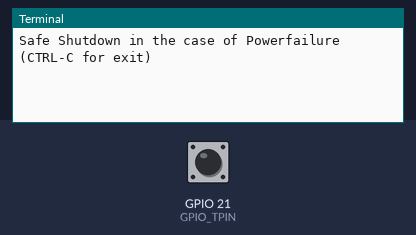
Recording of a program running on a simulated Raspberry Pi (BCM pin numbers). Shown: the last lines printed to the terminal. The inputs (shaded band) are chosen by the test bench; at power-on: GPIO 21 (GPIO_TPIN) HIGH.

Above: at 1.2 s.
1.3 s: GPIO 21 (GPIO_TPIN) pulled LOW for 0.15 s
At 1.7 s:
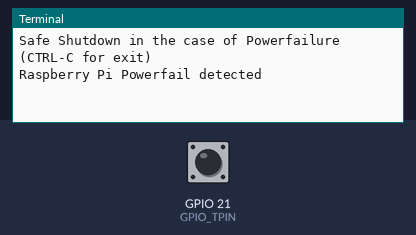
At 3.7 s:
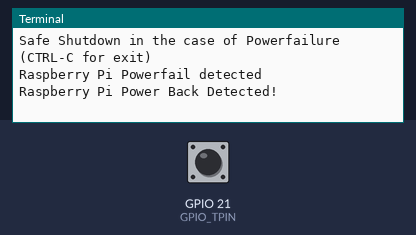

Measured:
- after the input at 1.3 s, the terminal: prints a new line at once (image 1)

The program:

powershutdown_serialless.py
```python
#!/usr/bin/python
# -*- coding: utf-8 -*-
# Initialization
import RPi.GPIO as GPIO
import time
import os
GPIO.setmode(GPIO.BCM)

# Here you can choose the connected GPIO-Pin and the ShutdownTimer
GPIO_TPIN = 21
ShutdownTimer = 10

print ("Safe Shutdown in the case of Powerfailure (CTRL-C for exit)")
# Set pin as input
GPIO.setup(GPIO_TPIN,GPIO.IN,pull_up_down = GPIO.PUD_UP)

Current_State  = 1
Previous_State = 1

def Detect_event_GPIOFALLING():
    GPIO.remove_event_detect(GPIO_TPIN)
    GPIO.cleanup()
    GPIO.setmode(GPIO.BCM)
    GPIO.setup(GPIO_TPIN,GPIO.IN,pull_up_down = GPIO.PUD_UP)
    GPIO.add_event_detect(GPIO_TPIN, GPIO.FALLING, callback=Power_Lost, bouncetime=300)
    while True:
        time.sleep(0.1)

def Power_Lost(GPIO_TPIN):
    GPIO.remove_event_detect(GPIO_TPIN)
    GPIO.cleanup()
    GPIO.setmode(GPIO.BCM)
    GPIO.setup(GPIO_TPIN,GPIO.IN,pull_up_down = GPIO.PUD_UP)
    GPIO.add_event_detect(GPIO_TPIN, GPIO.RISING, callback=Shutdown_Interrupt, bouncetime=300)
    x=0
    print ("Raspberry Pi Powerfail detected")  #print Primary power source failed
    while x != ShutdownTimer:                  #while loop that will loop until x is = ShutdownTimer
        time.sleep(1)                        #wait for 1 second
        x = x + 1                            #increase x by 1
        if GPIO.input(GPIO_TPIN):
          break
    if x >= ShutdownTimer:
        print ("Raspberry Pi Shutdown!")                                #print shutdown message
        os.system("sudo shutdown -h now")                           #give the command to shutdown the raspberry
        x=0

def Shutdown_Interrupt(GPIO_TPIN):
    print ("Raspberry Pi Power Back Detected!")                   #Print powerback detected
    Detect_event_GPIOFALLING()
    x=0
try:
    GPIO.add_event_detect(GPIO_TPIN, GPIO.FALLING, callback=Power_Lost, bouncetime=300)
    while True:
        time.sleep(0.1)

except KeyboardInterrupt:
    print ("\nKeyboard Interrupt")
finally:
    GPIO.cleanup()
    print ("Cleaned up Pins")
```
